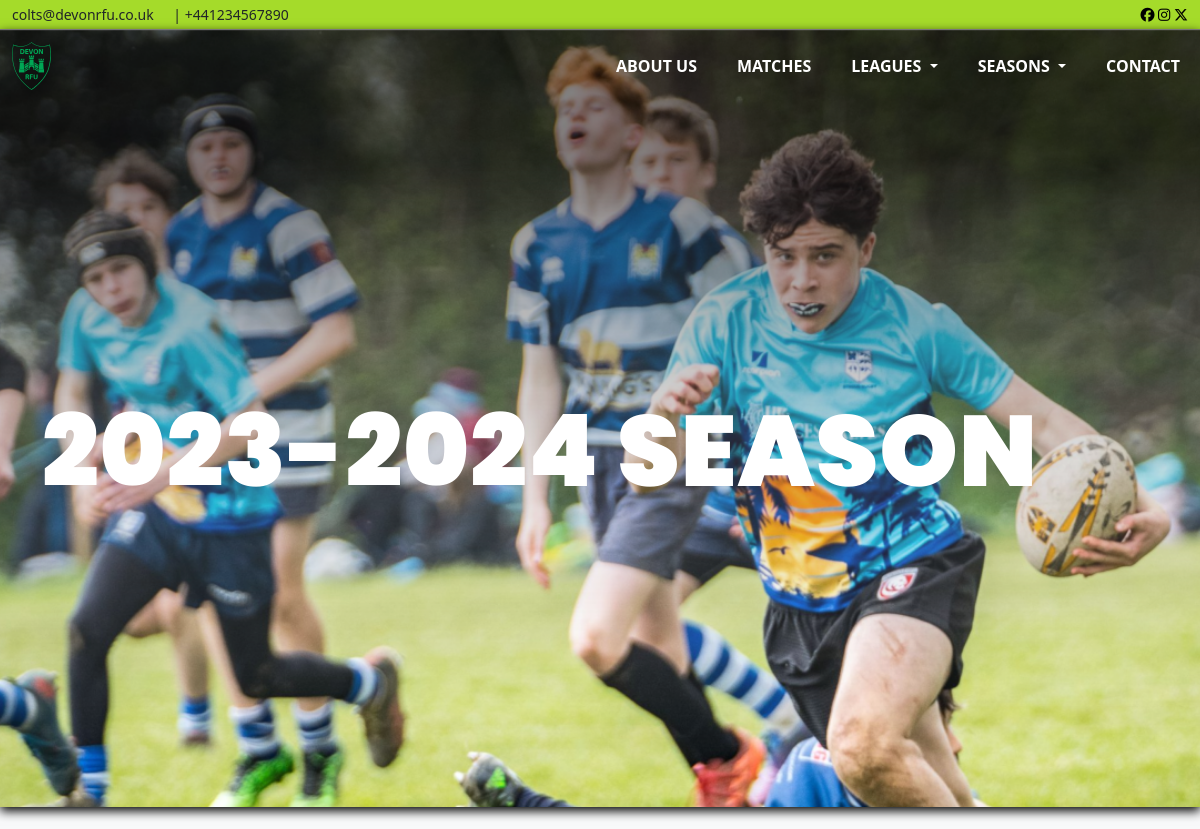
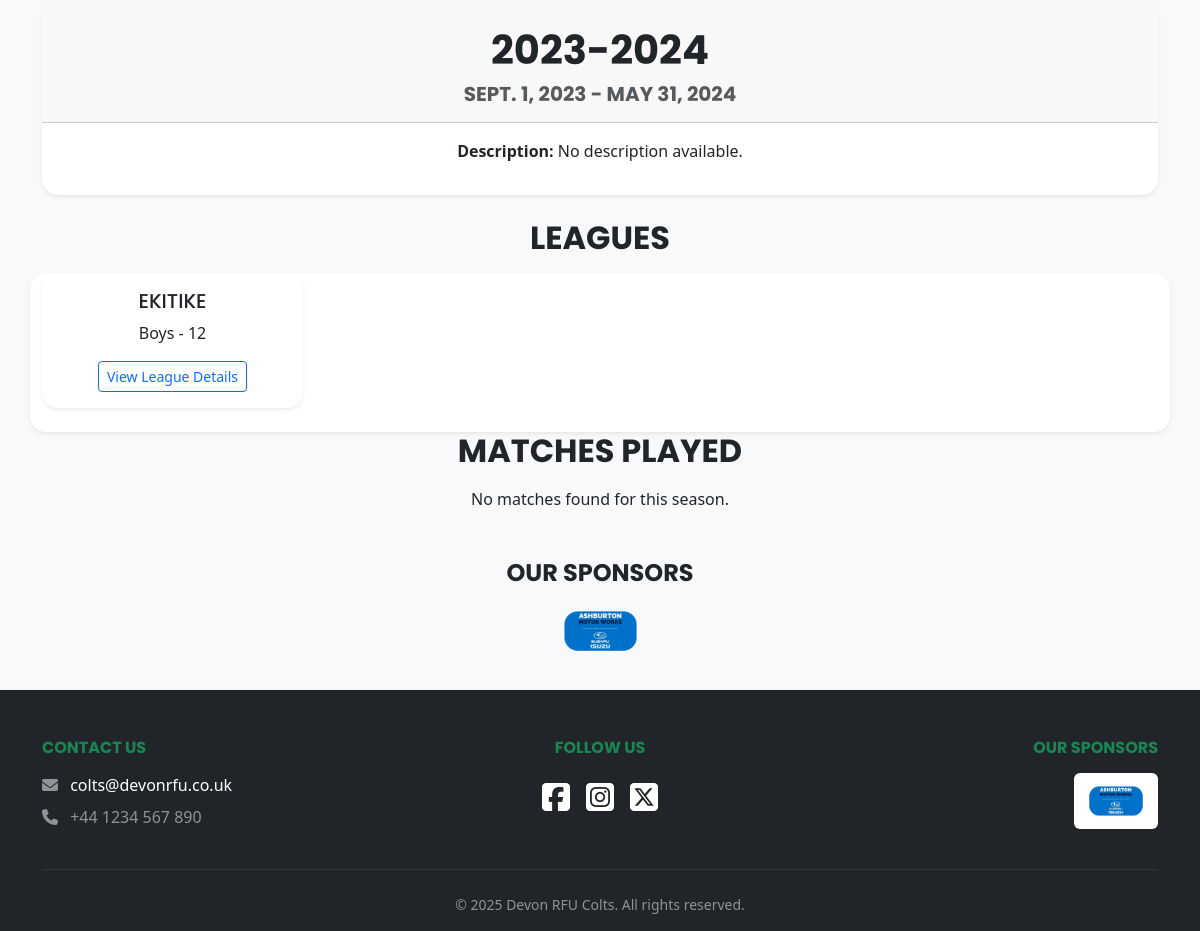
Page /accounts/season_details/1/ on the earlier database version (2 pictures, top to bottom).
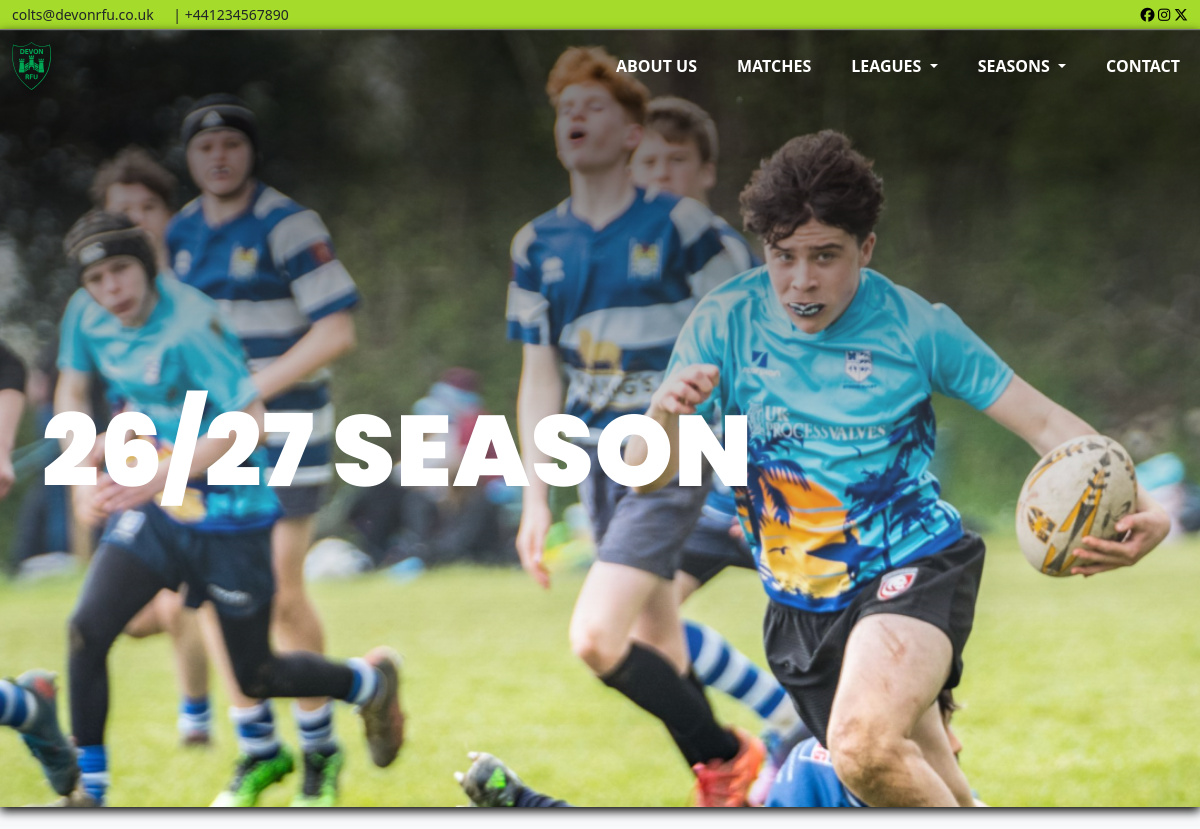
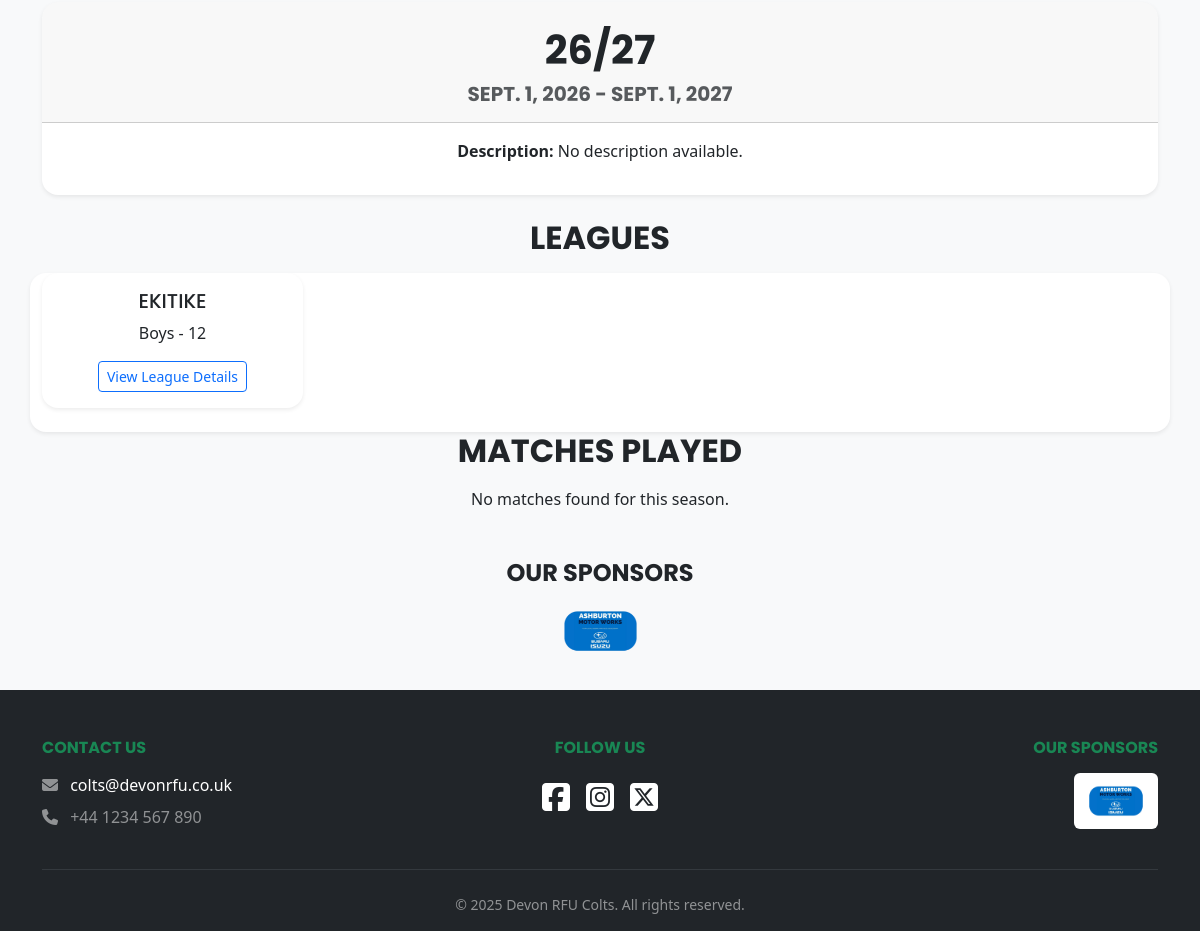
Same page on the later database version (2 pictures, top to bottom).
### app/models.py (models this page shows, shortened)
class Season(models.Model):
    year = models.CharField(max_length=20)
    start_date = models.DateField()
    end_date = models.DateField()
    archived_status = models.BooleanField(default=False)

class League(models.Model):
    name = models.CharField(max_length=100)
    age_group = models.CharField(max_length=20)
    gender = models.CharField(max_length=10)
    season = models.ForeignKey(Season, on_delete=models.CASCADE, related_name='leagues')
    notes = models.TextField(max_length=1000, blank=True)

### accounts/views.py (the view)
# urls.py: path("season_details/<int:season_id>/", season_details, name="season_details"),
def season_details(request, season_id):
    season = get_object_or_404(Season, pk=season_id)
    leagues = League.objects.filter(season=season)
    matches = Match.objects.filter(league__season=season).order_by('date', 'time')
    context = {
        'season': season,
        'leagues': leagues,
        'recent_matches': matches,
        "all_leagues": League.objects.all(),
        "all_seasons": Season.objects.filter(archived_status=False),
    }
    return render(request, 'seasons/season_details.html', context)

### app/templates/seasons/season_details.html (shortened to what this page needs)
{% extends 'base.html' %}
{% load static %}
{% block hero %}
    {{ season.year }} Season
{% endblock %}
{% block content %}
<div class="container mt-4">
    <div class="card hover-card border-0 shadow-sm rounded-4 overflow-hidden bg-white mb-4">
        <div class="card-header text-center">
            <h1 class="mt-3 text-uppercase fw-bold hover-text">{{ season.year }}</h1>
            <h5 class="text-muted fw-bold text-uppercase">{{ season.start_date }} - {{ season.end_date }}</h5>
        </div>
        <div class="card-body text-center">
            <p><strong>Description:</strong> {{ season.description|default:"No description available." }}</p>
        </div>
    </div>
    <h2 class="mb-3 text-center hover-text text-uppercase fw-bold">Leagues</h2>
    {% if leagues %}
        <div class="row card text-center hover-card border-0 shadow-sm rounded-4 overflow-hidden">
            {% for league in leagues %}
                <div class="col-md-4 col-lg-3 mb-4">
                    <div class="card hover-card border-0 shadow-sm rounded-4 overflow-hidden h-100 text-center">
                        <div class="card-body d-flex flex-column">
                            <h5 class="card-title">{{ league.name }}</h5>
                            <p class="card-text">{{ league.gender }} - {{ league.age_group }}</p>
                            <div class="mt-auto">
                                <a href="{% url 'league_details' league.id %}" class="btn btn-sm btn-outline-primary">View League Details</a>
                            </div>
                        </div>
                    </div>
                </div>
            {% endfor %}
        </div>
    {% else %}
        <p class="text-center">No leagues found for this season.</p>
    {% endif %}
    <h2 class="mb-3 text-center hover-text text-uppercase fw-bold">Matches Played</h2>
    {% if matches %}
        <div class="row">
            {% for match in matches %}
                <div class="col-md-6 col-lg-4 mb-4">
                    <div class="card text-center hover-card border-0 shadow-sm rounded-4 overflow-hidden h-100">
                        <div class="card-body d-flex flex-column">
                            <h5 class="card-title text-center">{{ match.home_team.name }} vs {{ match.away_team.name }}</h5>
                            <p class="card-text text-center">{{ match.date }} at {{ match.time }}</p>
                            <p class="card-text text-center">League: <a href="{% url 'league_details' match.league.id %}">{{ match.league.name }}</a></p>
                            {% if match.result %}
                                <p class="card-text text-center">Result: {{ match.result.home_score }} - {{ match.result.away_score }}</p>
                            {% else %}
                                <p class="card-text text-center">Match not yet played</p>
                            {% endif %}
                            <div class="mt-auto text-center">
                                <a href="{% url 'match_details' match.id %}" class="btn btn-sm btn-outline-primary">View Match Details</a>
                            </div>
                        </div>
                    </div>
                </div>
            {% endfor %}
        </div>
    {% else %}
        <p class="text-center">No matches found for this season.</p>
    {% endif %}
</div>
{% endblock %}

Differences in the rows shown:
changed Season: year "2023-2024" → "26/27"; start_date "SEPT. 1, 2023" → "SEPT. 1, 2026"; end_date "MAY 31, 2024" → "SEPT. 1, 2027"
